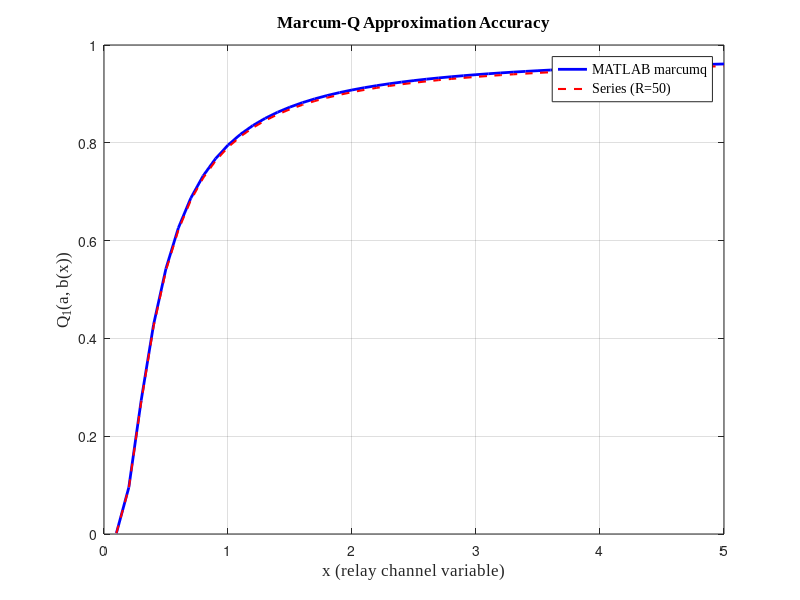

The MATLAB source for this figure:
%% test_marcumq_approximation.m
%
%  Validates the series expansion approximation of the first-order
%  Marcum-Q function Q_1(a, b(x)) that appears in the analytical
%  connection probability expression (see Sec. III of the paper).
%
%  In the CP derivation, the integral
%
%      CP = integral_0^inf  Q_1(sqrt(2*K_au), sqrt(2*(1+K_au)*(A + B/x)))
%                           * f_Y(x)  dx
%
%  requires evaluating Q_1 at a vector of b-values parameterised by x.
%  This script compares:
%       (a) The R-term series expansion (out1) used in the analytical formula
%       (b) MATLAB's built-in marcumq(a, b) (out2)
%
%  A relative error table is printed; values below 1% confirm the
%  expansion is numerically accurate for the given parameter set.
%
%  Reference: MarqumQfunc_Approximation_Test.m (original debug script)
%
%  Usage:
%       test_marcumq_approximation
%
% -------------------------------------------------------------------------

clc; clear;

fprintf('=== Marcum-Q Function Series Approximation Test ===\n\n');

%% System parameters (matching the main simulation setup)
D      = 5;   H = 1;
a_itu  = 0.28; b_itu = 9.61;  % ITU-R urban parameters
km     = 1;   kM = 8;
alpha_L = 2;  alpha_N = 3.5;
N0     = 1e-2; eff = 0.7; zeta = 2;
beta   = 0.7;
Rt     = 1;   delta_t = 2^(2*Rt) - 1;
Pa     = db2pow(10);          % Alice transmit power (10 dBW)

%% Node positions
t_A = [0,     0, 0];
t_U = [D/5,   0, H];
t_B = [D,     0, 0];
t_E = [4*D/5, 1, 0];

%% Distance and channel statistics
d_au = norm(t_A - t_U);
d_ub = norm(t_U - t_B);

% --- U-B link (Rician) ---
theta_ub    = asin(H / d_ub);
P_los_ub    = 1 / (1 + a_itu * exp(-b_itu*(theta_ub - a_itu)));
alpha_ub    = (alpha_L - alpha_N)*P_los_ub + alpha_N;
L_ub        = d_ub^(-alpha_ub);
K_ub        = db2pow(km + (kM - km)*2*theta_ub/pi);

% --- A-U link (Rician) ---
theta_au    = asin(H / d_au);
P_los_au    = 1 / (1 + a_itu * exp(-b_itu*(theta_au - a_itu)));
alpha_au    = (alpha_L - alpha_N)*P_los_au + alpha_N;
L_au        = d_au^(-alpha_au);
K_au        = db2pow(km + (kM - km)*2*theta_au/pi);

%% CP threshold constants (see Eq. in paper)
A = (1 - beta + zeta) * N0 * delta_t / (1 - beta) / Pa / L_au;
B = N0 * delta_t / eff / beta / Pa / L_au / L_ub;

fprintf('  Threshold constants:  A = %.4e,  B = %.4e\n\n', A, B);

%% Marcum-Q arguments
a1 = sqrt(2 * K_au);                          % fixed argument
x  = (0.1 : 0.1 : 5.0)';                      % relay-channel variable
a2 = sqrt(2*(1 + K_au)*(A + B./x));           % varying argument

%% --- Series Expansion (R-term) ---
R    = 50;
out1 = zeros(size(x));
for r = 0:R
    for u = 0:r
        out1 = out1 + ...
            gamma(R+r) .* R^(1-2*r) .* a1^(2*r) .* a2.^(2*u) ...
            .* exp(-0.5*(a1^2 + a2.^2)) ...
            ./ factorial(u) ./ factorial(r) ./ gamma(R-r+1) ./ 2^(r+u);
    end
end

%% --- MATLAB built-in ---
out2 = marcumq(a1, a2);

%% --- Relative error ---
rel_err = abs(out1 - out2) ./ (out2 + eps);

%% --- Report ---
fprintf('  x       Series(R=50)  MATLAB marcumq  RelErr(%%)\n');
fprintf('  ------  ------------  --------------  ---------\n');
for k = 1:5:length(x)
    fprintf('  %5.2f   %10.6f    %10.6f      %.4f\n', ...
        x(k), out1(k), out2(k), rel_err(k)*100);
end

max_err = max(rel_err) * 100;
fprintf('\n  Max relative error over %d sample points: %.4f %%\n', ...
    length(x), max_err);

if max_err < 1.0
    fprintf('  PASS: Series approximation error < 1%% threshold.\n');
else
    fprintf('  WARN: Max error %.2f%% exceeds 1%% threshold. Increase R.\n', max_err);
end

%% --- Optional: plot ---
figure;
plot(x, out2, '-b', 'LineWidth', 2, 'DisplayName', 'MATLAB marcumq'); hold on;
plot(x, out1, '--r', 'LineWidth', 1.5, 'DisplayName', sprintf('Series (R=%d)', R));
legend('Location','best','FontSize',10,'FontName','Times New Roman');
xlabel('x (relay channel variable)', 'FontSize', 12, 'FontName', 'Times New Roman');
ylabel('Q_1(a, b(x))', 'FontSize', 12, 'FontName', 'Times New Roman');
title('Marcum-Q Approximation Accuracy', 'FontSize', 12, 'FontName', 'Times New Roman');
grid on;

fprintf('\n  Figure saved if output directory is writable.\n');
